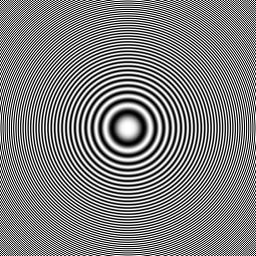
%> input picture Multifocus Image Fusion using DTCWT, Curvelet Transform and NSCT Transform/MATLAB Codes/NSCT current folder files/nsct toolbox/zoneplate.png, 256 x 256 px
$ octave DTCWT_Multi_.m   (GNU Octave 9; MATLAB toolbox functions it lacks are replaced by stand-ins)
%> lines starting %> are read from the running program, lines starting %| are printed output that depends on the picture
### Multifocus Image Fusion using DTCWT, Curvelet Transform and NSCT Transform/MATLAB Codes/DTCWT current folder files/cplxdual2D.m
function w = cplxdual2D(x, J, Faf, af)

% Dual-Tree Complex 2D Discrete Wavelet Transform
%
% USAGE:
%   w = cplxdual2D(x, J, Faf, af)
% INPUT:
%   x - 2-D array
%   J - number of stages
%   Faf{i}: first stage filters for tree i
%   af{i}:  filters for remaining stages on tree i
% OUTPUT:
%   w{j}{i}{d1}{d2} - wavelet coefficients
%       j = 1..J (scale)
%       i = 1 (real part); i = 2 (imag part)
%       d1 = 1,2; d2 = 1,2,3 (orientations)
%   w{J+1}{m}{n} - lowpass coefficients
%       d1 = 1,2; d2 = 1,2
% EXAMPLE:
%   x = rand(256);
%   J = 5;
%   [Faf, Fsf] = FSfarras;
%   [af, sf] = dualfilt1;
%   w = cplxdual2D(x, J, Faf, af);
%   y = icplxdual2D(w, J, Fsf, sf);
%   err = x - y;
%   max(max(abs(err)))
%
% WAVELET SOFTWARE AT POLYTECHNIC UNIVERSITY, BROOKLYN, NY
% http://taco.poly.edu/WaveletSoftware/

% normalization
x = x/2;

for m = 1:2
    for n = 1:2
        [lo w{1}{m}{n}] = afb2D(x, Faf{m}, Faf{n});
        for j = 2:J
            [lo w{j}{m}{n}] = afb2D(lo, af{m}, af{n});
        end
        w{J+1}{m}{n} = lo;
    end
end

for j = 1:J
    for m = 1:3
        [w{j}{1}{1}{m} w{j}{2}{2}{m}] = pm(w{j}{1}{1}{m},w{j}{2}{2}{m});
        [w{j}{1}{2}{m} w{j}{2}{1}{m}] = pm(w{j}{1}{2}{m},w{j}{2}{1}{m});
    end
end

### Multifocus Image Fusion using DTCWT, Curvelet Transform and NSCT Transform/MATLAB Codes/DTCWT current folder files/icplxdual2D.m
function y = icplxdual2D(w, J, Fsf, sf)

% Inverse Dual-Tree Complex 2D Discrete Wavelet Transform
%
% USAGE:
%   y = icplxdual2D(w, J, Fsf, sf)
% INPUT:
%   w - wavelet coefficients
%   J - number of stages
%   Fsf - synthesis filters for final stage
%   sf - synthesis filters for preceeding stages
% OUTPUT:
%   y - output array
% See cplxdual2D
%
% WAVELET SOFTWARE AT POLYTECHNIC UNIVERSITY, BROOKLYN, NY
% http://taco.poly.edu/WaveletSoftware/

for j = 1:J
    for m = 1:3
        [w{j}{1}{1}{m} w{j}{2}{2}{m}] = pm(w{j}{1}{1}{m},w{j}{2}{2}{m});
        [w{j}{1}{2}{m} w{j}{2}{1}{m}] = pm(w{j}{1}{2}{m},w{j}{2}{1}{m});
    end
end

y = zeros(size(w{1}{1}{1}{1})*2);
for m = 1:2
    for n = 1:2
        lo = w{J+1}{m}{n};
        for j = J:-1:2
            lo = sfb2D(lo, w{j}{m}{n}, sf{m}, sf{n});
        end
        lo = sfb2D(lo, w{1}{m}{n}, Fsf{m}, Fsf{n});
        y = y + lo;
    end
end

% normalization
y = y/2;

### Multifocus Image Fusion using DTCWT, Curvelet Transform and NSCT Transform/MATLAB Codes/DTCWT current folder files/FSfarras.m
function [af, sf] = FSfarras

% Farras filters organized for the dual-tree
% complex DWT.
%
% USAGE:
%    [af, sf] = FSfarras
% OUTPUT:
%    af{i}, i = 1,2 - analysis filters for tree i
%    sf{i}, i = 1,2 - synthesis filters for tree i
% See farras, dualtree, dualfilt1.
%
% WAVELET SOFTWARE AT POLYTECHNIC UNIVERSITY, BROOKLYN, NY
% http://taco.poly.edu/WaveletSoftware/

af{1} = [
                  0                  0
  -0.08838834764832  -0.01122679215254
   0.08838834764832   0.01122679215254
   0.69587998903400   0.08838834764832
   0.69587998903400   0.08838834764832
   0.08838834764832  -0.69587998903400
  -0.08838834764832   0.69587998903400
   0.01122679215254  -0.08838834764832
   0.01122679215254  -0.08838834764832
                  0                  0
 ];

sf{1} = af{1}(end:-1:1, :);

af{2} = [
   0.01122679215254                  0
   0.01122679215254                  0
  -0.08838834764832  -0.08838834764832
   0.08838834764832  -0.08838834764832
   0.69587998903400   0.69587998903400
   0.69587998903400  -0.69587998903400
   0.08838834764832   0.08838834764832
  -0.08838834764832   0.08838834764832
                  0   0.01122679215254
                  0  -0.01122679215254
];

sf{2} = af{2}(end:-1:1, :);

### Multifocus Image Fusion using DTCWT, Curvelet Transform and NSCT Transform/MATLAB Codes/DTCWT current folder files/dualfilt1.m
function [af, sf] = dualfilt1

% Kingsbury Q-filters for the dual-tree complex DWT
%
% USAGE:
%    [af, sf] = dualfilt1
% OUTPUT:
%    af{i}, i = 1,2 - analysis filters for tree i
%    sf{i}, i = 1,2 - synthesis filters for tree i
%    note: af{2} is the reverse of af{1}
% REFERENCE:
%    N. G. Kingsbury,  "A dual-tree complex wavelet
%    transform with improved orthogonality and symmetry
%    properties", Proceedings of the IEEE Int. Conf. on
%    Image Proc. (ICIP), 2000
% See dualtree
%
% WAVELET SOFTWARE AT POLYTECHNIC UNIVERSITY, BROOKLYN, NY
% http://taco.poly.edu/WaveletSoftware/

% These cofficients are rounded to 8 decimal places.

af{1} = [
   0.03516384000000                  0
                  0                  0
  -0.08832942000000  -0.11430184000000
   0.23389032000000                  0
   0.76027237000000   0.58751830000000
   0.58751830000000  -0.76027237000000
                  0   0.23389032000000
  -0.11430184000000   0.08832942000000
                  0                  0
                  0  -0.03516384000000
 ];

af{2} = [
                  0  -0.03516384000000
                  0                  0
  -0.11430184000000   0.08832942000000
                  0   0.23389032000000
   0.58751830000000  -0.76027237000000
   0.76027237000000   0.58751830000000
   0.23389032000000                  0
  -0.08832942000000  -0.11430184000000
                  0                  0
   0.03516384000000                  0
];

sf{1} = af{1}(end:-1:1, :);

sf{2} = af{2}(end:-1:1, :);

### Multifocus Image Fusion using DTCWT, Curvelet Transform and NSCT Transform/MATLAB Codes/DTCWT_Multi_.m
% This is a program for Multifocus Image Fusion using DTCWT.
% Input is any .jpg, .png, .tiff file which is a multifocused image
% Two multifocused images should be given as inputs.
% Output is a fused image of two multifocused input images
% Tulasi Bharathi, JNTUK, 2019


clear all;
close all;
home;
J=6;
[Faf,Fsf] = FSfarras; % first stage filters
[af,sf] = dualfilt1;  % second stage filters
%READ INPUT1 IMAGE:
[file path]=uigetfile('*.jpg;*.png;*.tiff');
%> the answer given: NSCT current folder files/nsct toolbox/zoneplate.png
I1=imread([path file]);I1=double(I1);
%> further down, I1 is the input picture: size 256x256 uint8; min 0, max 255, mean 127.5

figure,imshow((I1),[]),title('input1');
%READ INPUT2  IMAGE:
[file1 path1]=uigetfile('*.jpg;*.png;*.tiff');
%> the answer given: NSCT current folder files/nsct toolbox/zoneplate.png
I2=imread([path1 file1]);I2=double(I2);

figure,imshow(double(I2),[]),title('input2');


w1 = cplxdual2D(I1,J,Faf,af);
%> in cplxdual2D, `x = x/2;`:
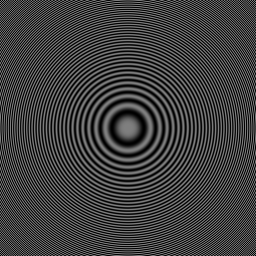
%> x: size 256x256 double; min 0, max 127.5, mean 63.8
%> after the loop in cplxdual2D, `for m = 1:2`: w = 7 items
%> w1 = 7 items
w2 = cplxdual2D(I2,J,Faf,af);
%> w2 = 7 items
% Image fusion process start here
for j=1:J % number of stages
    for p=1:2 %1:real part & 2: imaginary part
        for d1=1:2 % orientations
            for d2=1:3
                x = w1{j}{p}{d1}{d2};
                y = w2{j}{p}{d1}{d2};
                D  = (abs(x)-abs(y)) >= 0;
                wf{j}{p}{d1}{d2} = D.*x + (~D).*y; % image fusion
            end
        end
    end
end
%> after the loop, wf = 6 items
for m=1:2 % lowpass subbands
    for n=1:2
        wf{J+1}{m}{n} = 0.5*(w1{J+1}{m}{n}+w2{J+1}{m}{n}); % fusion of lopass subbands
    end
end
%> after the loop, wf = 7 items
% fused image
imf = icplxdual2D(wf,J,Fsf,sf);
%> in icplxdual2D, `y = zeros(size(w{1}{1}{1}{1})*2);`: y: size 256x256 double; every value is 0
figure; imshow(imf,[]);
